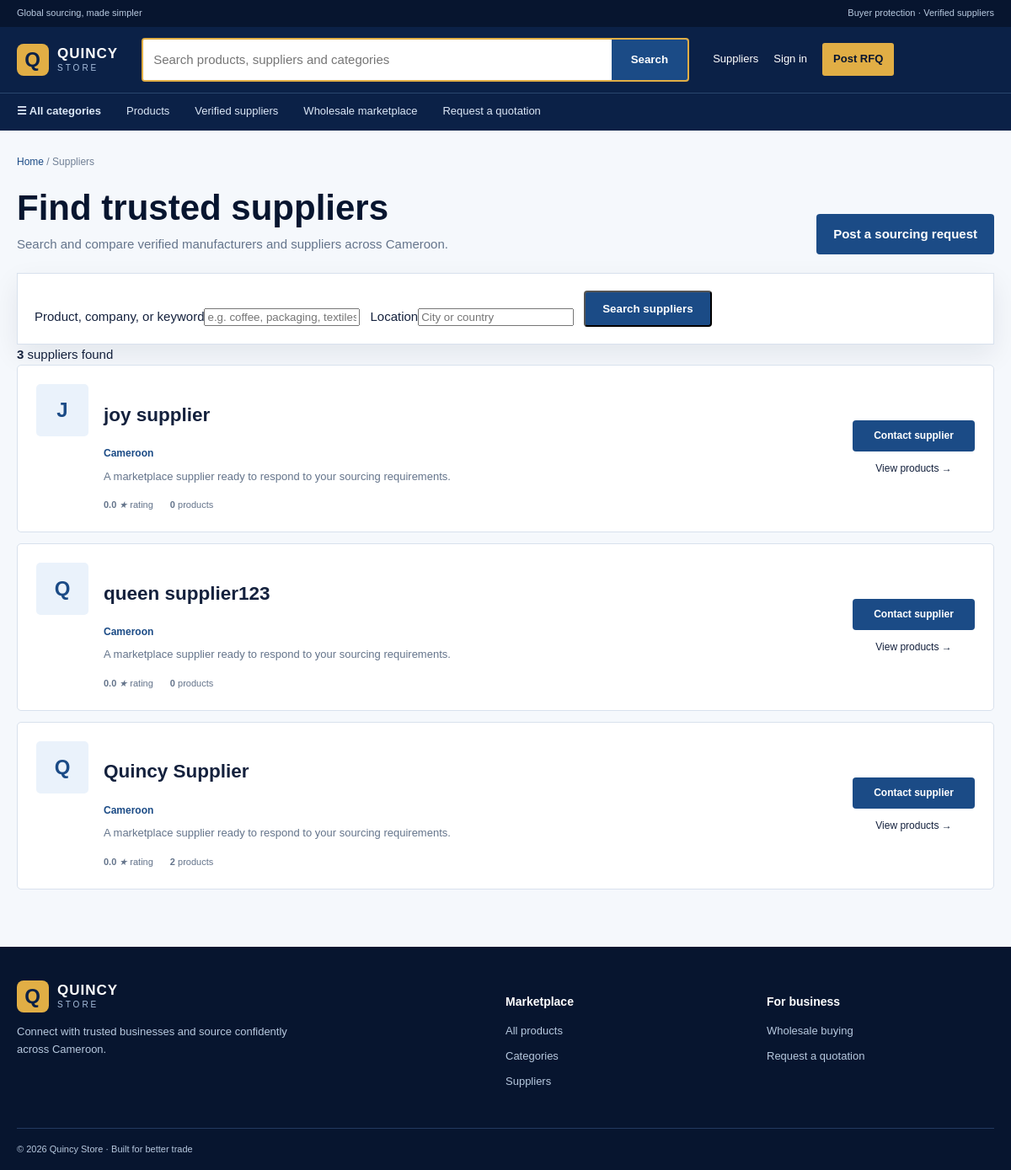
Screenshot of /shop/suppliers.php with the database file from the repository.
### tables this page shows
CREATE TABLE `suppliers` (
  `id` int(11) NOT NULL,
  `user_id` int(11) NOT NULL,
  `business_id` int(11) NOT NULL,
  `supplier_name` varchar(150) NOT NULL,
  `description` text DEFAULT NULL,
  `address` varchar(255) DEFAULT NULL,
  `city` varchar(100) DEFAULT NULL,
  `country` varchar(100) DEFAULT 'Cameroon',
  `verification_status` enum('pending','verified','rejected') DEFAULT 'pending',
  `rating` decimal(2,1) DEFAULT 0.0,
  `status` enum('active','inactive','suspended') DEFAULT 'active',
  `created_at` timestamp NOT NULL DEFAULT current_timestamp(),
  `updated_at` timestamp NOT NULL DEFAULT current_timestamp() ON UPDATE current_timestamp()
);

### includes/functions.php (called while the page is built, shortened)
<?php
function e(mixed $value): string
{
    return htmlspecialchars((string) $value, ENT_QUOTES, 'UTF-8');
}

### config/config.php (called while the page is built, shortened)
<?php
require_once __DIR__ . '/database.php';
spl_autoload_register(static function (string $class): void {
    $path = ROOT_PATH . '/classes/' . $class . '.php';
});

### config/database.php (called while the page is built, shortened)
<?php
final class Database
{
    private static ?self $instance = null;
    private PDO $connection;
    private function __construct()
    {
        $dsn = sprintf(
            'mysql:host=%s;port=%s;dbname=%s;charset=%s',
            DB_HOST,
            DB_PORT,
            DB_NAME,
            DB_CHARSET
        );
        $this->connection = new PDO($dsn, DB_USER, DB_PASS, [
            PDO::ATTR_ERRMODE => PDO::ERRMODE_EXCEPTION,
            PDO::ATTR_DEFAULT_FETCH_MODE => PDO::FETCH_ASSOC,
            PDO::ATTR_EMULATE_PREPARES => false,
        ]);
    }
    public static function getInstance(): self
    {
        return self::$instance ??= new self();
    }
    public function getConnection(): PDO
    {
        return $this->connection;
    }
}

### classes/Supplier.php (called while the page is built, shortened)
<?php
final class Supplier
{
    private PDO $db;
    public function __construct()
    {
        $this->db = Database::getInstance()->getConnection();
    }
    public function search(
        string $term = '',
        string $location = '',
        bool $verifiedOnly = false,
        float $minimumRating = 0,
        string $sort = 'relevance',
        int $limit = 24
    ): array {
        $where = ["s.status = 'active'"];
        $params = [];
        $orderBy = match ($sort) {
            'rating' => 's.rating DESC, s.supplier_name ASC',
            'newest' => 's.created_at DESC',
            'name' => 's.supplier_name ASC',
            default => 's.rating DESC, s.verification_status = "verified" DESC, s.supplier_name ASC',
        };
        $limit = max(1, min($limit, 100));
        $stmt = $this->db->prepare(
            'SELECT s.id, s.supplier_name, s.description, s.address, s.city, s.country,
                    s.verification_status, s.rating, s.created_at,
                    b.business_name, COUNT(DISTINCT p.id) AS product_count
             FROM suppliers s
             LEFT JOIN businesses b ON b.id = s.business_id
             LEFT JOIN products p ON p.supplier_id = s.id AND p.status = "active"
             WHERE ' . implode(' AND ', $where) . '
             GROUP BY s.id
             ORDER BY ' . $orderBy . '
             LIMIT ' . $limit
        );
        $stmt->execute($params);
        return $stmt->fetchAll();
    }
}

### shop/suppliers.php (the view, shortened to what this page needs)
<?php
require_once dirname(__DIR__) . '/config/config.php'; require_once ROOT_PATH . '/includes/functions.php'; require_once __DIR__.'/_layout.php';
$term=trim((string)($_GET['q']??''));$location=trim((string)($_GET['location']??''));$verified=isset($_GET['verified'])&&$_GET['verified']==='1';$rating=max(0,min(5,(float)($_GET['rating']??0)));$sort=(string)($_GET['sort']??'relevance');$suppliers=[];$error=null;
try{$suppliers=(new Supplier())->search($term,$location,$verified,$rating,$sort,40);}catch(PDOException $exception){error_log('Supplier directory unavailable: '.$exception->getMessage());$error='Supplier data is temporarily unavailable. Please try again shortly.';}
shopHeader('Find suppliers','Suppliers'); ?>
<main class="container shop-main"><div class="shop-breadcrumb"><a href="<?= e(BASE_URL) ?>/">Home</a> / Suppliers</div><div class="shop-title"><div><h1>Find trusted suppliers</h1><p>Search and compare verified manufacturers and suppliers across Cameroon.</p></div><a class="button button-primary" href="<?= e(BASE_URL) ?>/b2b/request-quotation.php">Post a sourcing request</a></div><form class="supplier-search-bar" method="get"><label>Product, company, or keyword<input name="q" value="<?= e($term) ?>" placeholder="e.g. coffee, packaging, textiles"></label><label>Location<input name="location" value="<?= e($location) ?>" placeholder="City or country"></label><button class="button button-primary" type="submit">Search suppliers</button></form><div class="supplier-results-head"><b><?= count($suppliers) ?></b> suppliers found<?php if($term): ?> for “<?= e($term) ?>”<?php endif; ?></div><?php if($error): ?><div class="catalog-notice"><?= e($error) ?></div><?php elseif(!$suppliers): ?><div class="shop-empty"><h2>No suppliers matched your search</h2><p>Try a broader keyword or clear your filters.</p><a class="button-outline" href="<?= e(BASE_URL) ?>/shop/suppliers.php">View all suppliers</a></div><?php else: ?><div class="supplier-list"><?php foreach($suppliers as $supplier): ?><article class="supplier-card"><div class="supplier-avatar"><?= e(strtoupper(substr((string)$supplier['supplier_name'],0,1))) ?></div><div><div class="supplier-name"><h2><?= e($supplier['supplier_name']) ?></h2><?php if(($supplier['verification_status']??'')==='verified'): ?><span class="verified-badge">✓ Verified</span><?php endif; ?></div><p class="supplier-location"><?= e(implode(', ',array_filter([$supplier['city']??'',$supplier['country']??'']))) ?></p><p class="supplier-description"><?= e($supplier['description'] ?: 'A marketplace supplier ready to respond to your sourcing requirements.') ?></p><div class="supplier-metrics"><span><b><?= number_format((float)($supplier['rating']??0),1) ?></b> <i>★</i> rating</span><span><b><?= (int)($supplier['product_count']??0) ?></b> products</span></div></div><div class="supplier-card-actions"><a class="button button-primary" href="<?= e(BASE_URL) ?>/b2b/request-quotation.php?supplier=<?= (int)$supplier['id'] ?>">Contact supplier</a><a href="<?= e(BASE_URL) ?>/shop/products.php?supplier=<?= (int)$supplier['id'] ?>">View products →</a></div></article><?php endforeach; ?></div><?php endif; ?></main>

### assets/css/style.css (style rules this page uses)
:root { --navy-950: #07152f; --navy-900: #0b2147; --navy-800: #123566; --navy-700: #1b4b86; --blue-100: #eaf2fb; --blue-50: #f5f8fc; --white: #ffffff; --ink: #14213d; --muted: #64748b; --border: #d8e1ed; --gold: #e1ae45; --shadow: 0 12px 32px rgba(7, 21, 47, .08); }
* { box-sizing: border-box; }
html { scroll-behavior: smooth; }
body { margin: 0; color: var(--ink); background: var(--white); font: 15px/1.6 Arial, sans-serif; }
a { color: inherit; text-decoration: none; }
.container { width: min(1180px, calc(100% - 40px)); margin: 0 auto; }
.button { display: inline-block; padding: 12px 20px; border-radius: 4px; font-weight: 700; }
.button-primary { color: var(--white); background: var(--navy-700); }
.supplier-search-bar { display: flex; align-items: end; gap: 12px; padding: 20px; background: var(--white); border: 1px solid var(--border); box-shadow: var(--shadow); }
.supplier-list { display: grid; gap: 13px; }
.supplier-card { display: grid; grid-template-columns: 62px 1fr 145px; gap: 18px; padding: 22px; background: var(--white); border: 1px solid var(--border); border-radius: 5px; }
.supplier-avatar { display: grid; width: 62px; height: 62px; place-items: center; color: var(--navy-700); background: var(--blue-100); border-radius: 5px; font-size: 24px; font-weight: 700; }
.supplier-location { margin: 4px 0 7px; color: var(--navy-700); font-size: 12px; font-weight: 700; }
.supplier-description { display: -webkit-box; margin: 0; overflow: hidden; color: var(--muted); font-size: 13px; -webkit-box-orient: vertical; -webkit-line-clamp: 2; }
.supplier-metrics { display: flex; gap: 20px; margin-top: 15px; color: var(--muted); font-size: 11px; }
.supplier-card-actions { display: grid; align-content: center; gap: 11px; text-align: center; font-size: 12px; }
.supplier-card-actions .button { padding: 9px 10px; font-size: 12px; }

### assets/css/shop.css (style rules this page uses)
.shop-page { background:#f5f8fc }
.shop-main { padding:28px 0 68px }
.shop-breadcrumb { margin-bottom:22px;color:#718096;font-size:12px }
.shop-breadcrumb a { color:#1b4b86 }
.shop-title { display:flex;align-items:end;justify-content:space-between;gap:20px;margin-bottom:22px }
.shop-title h1 { margin:0;color:#07152f;font-size:clamp(28px,4vw,42px);line-height:1.1 }
.shop-title p { margin:8px 0 0;color:#64748b }

### rows the page displays
suppliers: supplier_name "J", supplier_name "joy supplier", country "Cameroon", description "A marketplace supplier ready to respond to your sourcing requirements.", rating "0.0", product_count "0"
suppliers: supplier_name "Q", supplier_name "queen supplier123", country "Cameroon", description "A marketplace supplier ready to respond to your sourcing requirements.", rating "0.0", product_count "0"
suppliers: supplier_name "Q", supplier_name "Quincy Supplier", country "Cameroon", description "A marketplace supplier ready to respond to your sourcing requirements.", rating "0.0", product_count "2"

### other values shown
count($suppliers) "3"
SITE_NAME "Quincy Store"
